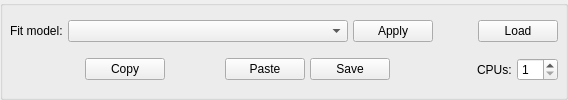
                            <widget class="QGroupBox" name="groupBox_fitmodel">
                             <property name="title">
                              <string/>
                             </property>
                             <layout class="QVBoxLayout" name="verticalLayout_7">
                              <property name="spacing">
                               <number>2</number>
                              </property>
                              <property name="leftMargin">
                               <number>2</number>
                              </property>
                              <property name="topMargin">
                               <number>2</number>
                              </property>
                              <property name="rightMargin">
                               <number>2</number>
                              </property>
                              <property name="bottomMargin">
                               <number>2</number>
                              </property>
                              <item>
                               <layout class="QHBoxLayout" name="horizontalLayout_106">
                                <property name="spacing">
                                 <number>5</number>
                                </property>
                                <property name="leftMargin">
                                 <number>5</number>
                                </property>
                                <property name="topMargin">
                                 <number>2</number>
                                </property>
                                <property name="rightMargin">
                                 <number>5</number>
                                </property>
                                <property name="bottomMargin">
                                 <number>2</number>
                                </property>
                                <item>
                                 <widget class="QLabel" name="label_81">
                                  <property name="text">
                                   <string>Fit model:</string>
                                  </property>
                                 </widget>
                                </item>
                                <item>
                                 <widget class="QComboBox" name="cbb_fit_model_list_3">
                                  <property name="minimumSize">
                                   <size>
                                    <width>280</width>
                                    <height>0</height>
                                   </size>
                                  </property>
                                  <property name="maximumSize">
                                   <size>
                                    <width>280</width>
                                    <height>16777215</height>
                                   </size>
                                  </property>
                                  <property name="placeholderText">
                                   <string>Select a model for fitting</string>
                                  </property>
                                 </widget>
                                </item>
                                <item>
                                 <widget class="QPushButton" name="btn_apply_model_3">
                                  <property name="text">
                                   <string>Apply</string>
                                  </property>
                                  <property name="icon">
                                   <iconset resource="resources.qrc">
                                    <normaloff>:/icon/iconpack/done.png</normaloff>:/icon/iconpack/done.png</iconset>
                                  </property>
                                 </widget>
                                </item>
                                <item>
                                 <spacer name="horizontalSpacer_42">
                                  <property name="orientation">
                                   <enum>Qt::Horizontal</enum>
                                  </property>
                                  <property name="sizeHint" stdset="0">
                                   <size>
                                    <width>40</width>
                                    <height>20</height>
                                   </size>
                                  </property>
                                 </spacer>
                                </item>
                                <item>
                                 <widget class="QPushButton" name="btn_load_model_3">
                                  <property name="toolTip">
                                   <string>Load a fit model if it is not in the default folder</string>
                                  </property>
                                  <property name="text">
                                   <string>Load</string>
                                  </property>
                                  <property name="icon">
                                   <iconset resource="resources.qrc">
                                    <normaloff>:/icon/iconpack/icons8-documents-folder-96.png</normaloff>:/icon/iconpack/icons8-documents-folder-96.png</iconset>
                                  </property>
                                 </widget>
                                </item>
                               </layout>
                              </item>
                              <item>
                               <layout class="QHBoxLayout" name="horizontalLayout_82">
                                <property name="spacing">
                                 <number>5</number>
                                </property>
                                <property name="leftMargin">
                                 <number>5</number>
                                </property>
                                <property name="topMargin">
                                 <number>2</number>
                                </property>
                                <property name="rightMargin">
                                 <number>5</number>
                                </property>
                                <property name="bottomMargin">
                                 <number>2</number>
                                </property>
                                <item>
                                 <widget class="QLabel" name="label_32">
                                  <property name="minimumSize">
                                   <size>
                                    <width>70</width>
                                    <height>0</height>
                                   </size>
                                  </property>
                                  <property name="text">
                                   <string/>
                                  </property>
                                 </widget>
                                </item>
                                <item>
                                 <widget class="QPushButton" name="btn_copy_fit_model_2">
                                  <property name="toolTip">
                                   <string>Copy current fit parameters (range, baseline, peaks) of selected spectrum to Clipboard</string>
                                  </property>
                                  <property name="text">
                                   <string>Copy</string>
                                  </property>
                                  <property name="icon">
                                   <iconset resource="resources.qrc">
                                    <normaloff>:/icon/iconpack/copy.png</normaloff>:/icon/iconpack/copy.png</iconset>
                                  </property>
                                 </widget>
                                </item>
                                <item>
                                 <widget class="QLabel" name="lbl_copied_fit_model_2">
                                  <property name="sizePolicy">
                                   <sizepolicy hsizetype="Minimum" vsizetype="Preferred">
                                    <horstretch>0</horstretch>
                                    <verstretch>0</verstretch>
                                   </sizepolicy>
                                  </property>
                                  <property name="minimumSize">
                                   <size>
                                    <width>50</width>
                                    <height>0</height>
                                   </size>
                                  </property>
                                  <property name="text">
                                   <string/>
                                  </property>
                                 </widget>
                                </item>
                                <item>
                                 <widget class="QPushButton" name="btn_paste_fit_model_2">
                                  <property name="toolTip">
                                   <string>Paste the copied fit model to the selected spectrum(s).
 Hold 'Ctrl' and press 'Paste' button to paste fit model to all spectra, including spectra within different wafers</string>
                                  </property>
                                  <property name="text">
                                   <string>Paste</string>
                                  </property>
                                  <property name="icon">
                                   <iconset resource="resources.qrc">
                                    <normaloff>:/icon/iconpack/paste10.png</normaloff>:/icon/iconpack/paste10.png</iconset>
                                  </property>
                                 </widget>
                                </item>
                                <item>
                                 <widget class="QPushButton" name="save_model_2">
                                  <property name="toolTip">
                                   <string>Save the fit model as a JSON file</string>
                                  </property>
                                  <property name="text">
                                   <string>Save</string>
                                  </property>
                                  <property name="icon">
                                   <iconset resource="resources.qrc">
                                    <normaloff>:/icon/iconpack/save11.png</normaloff>:/icon/iconpack/save11.png</iconset>
                                  </property>
                                 </widget>
                                </item>
                                <item>
                                 <spacer name="horizontalSpacer_39">
                                  <property name="orientation">
                                   <enum>Qt::Horizontal</enum>
                                  </property>
                                  <property name="sizeHint" stdset="0">
                                   <size>
                                    <width>40</width>
                                    <height>20</height>
                                   </size>
                                  </property>
                                 </spacer>
                                </item>
                                <item>
                                 <widget class="QLabel" name="label_21">
                                  <property name="text">
                                   <string>CPUs:</string>
                                  </property>
                                 </widget>
                                </item>
                                <item>
                                 <widget class="QSpinBox" name="ncpu_2">
                                  <property name="minimum">
                                   <number>1</number>
                                  </property>
                                  <property name="maximum">
                                   <number>64</number>
                                  </property>
                                 </widget>
                                </item>
                               </layout>
                              </item>
                             </layout>
                            </widget>
